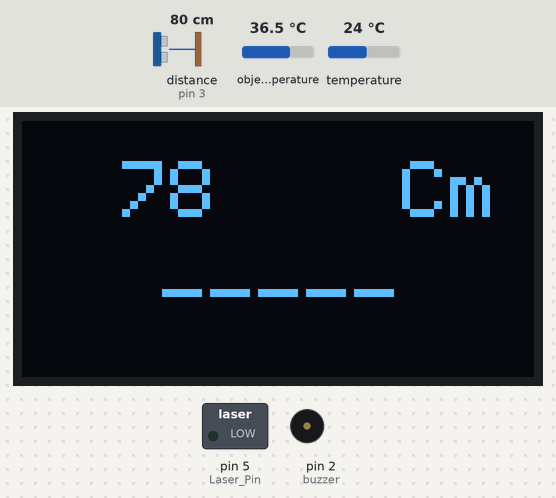
This sketch was run on a simulated Arduino Uno, built with avr-gcc and run on an emulated ATmega328P. Shown: 128×64 one-colour display, switched loads named in the sketch (green lamp = pin HIGH), buzzer (waves = sounding, pin HIGH). Wiring (inferred from the names in the program): ultrasonic range finder: trigger pin 4; echo pin 3. Inputs (shaded band) come from the test bench; at power-on: distance to the obstacle (sensor on pin 3) 80 cm, object temperature 36.5 °C, temperature 24 °C. The echo pulse lasts 58.3 µs per cm; pins used as bus, display or sensor lines are not drawn; what the sketch prints to the serial monitor is not drawn.

Above: at 1.5 s.
1.6 s: distance to the obstacle (sensor on pin 3) set to 22 cm
At 2.4 s:
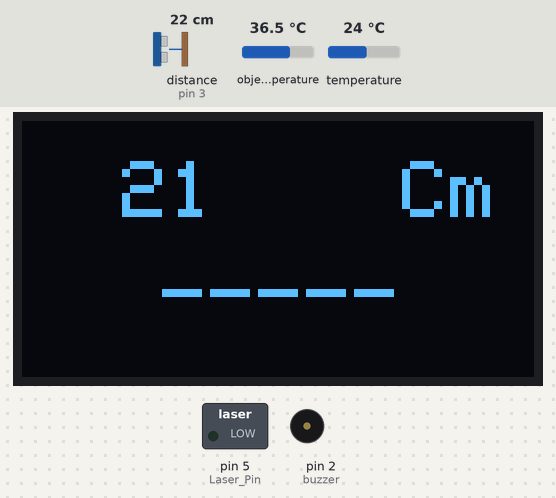
3.4 s: distance to the obstacle (sensor on pin 3) set to 18 cm
At 3.9 s:
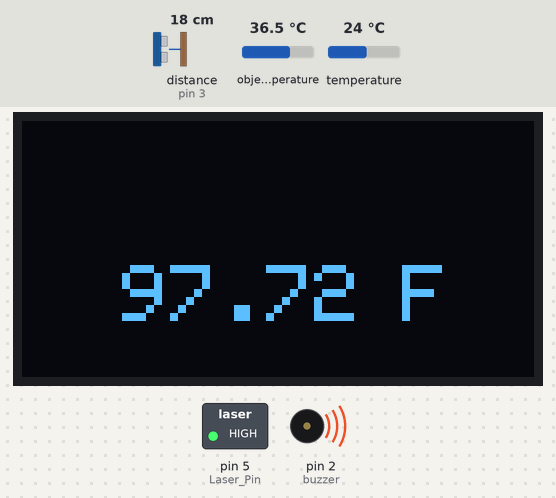
5.0 s: object temperature set to 36.9 °C
At 6.5 s:
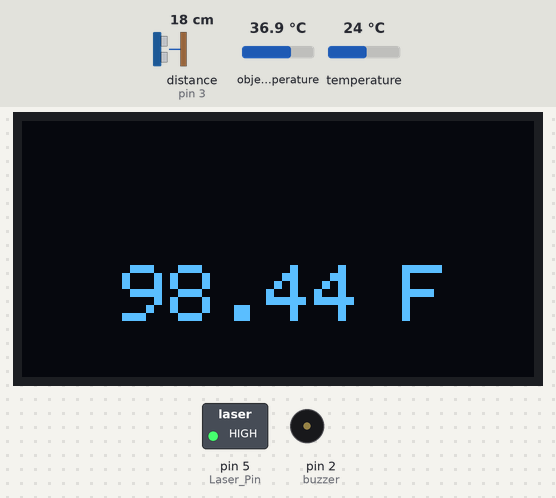
8.1 s: object temperature set to 20 °C
At 11.0 s:
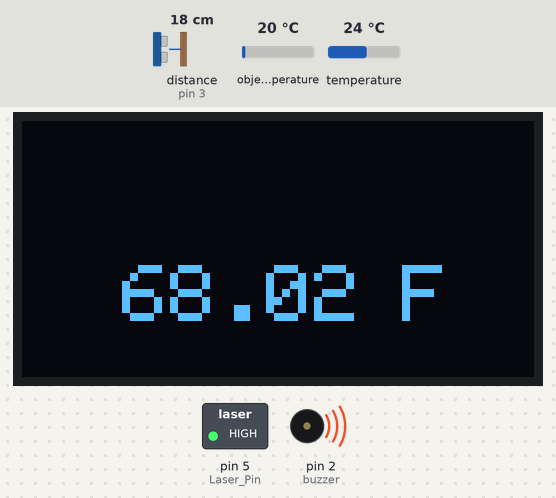
11.2 s: distance to the obstacle (sensor on pin 3) set to 35 cm
At 12.3 s:
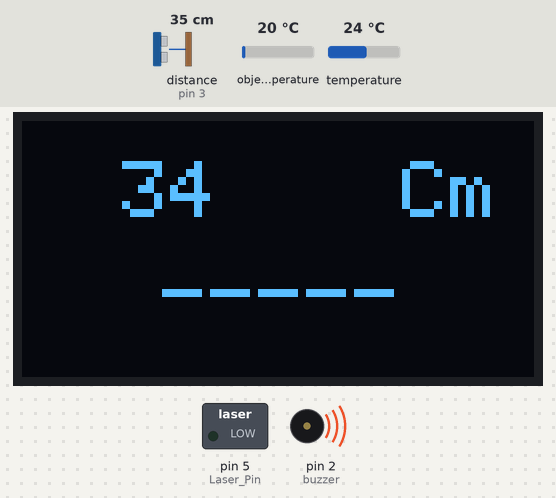
12.8 s: distance to the obstacle (sensor on pin 3) set to 2 cm
At 13.9 s:
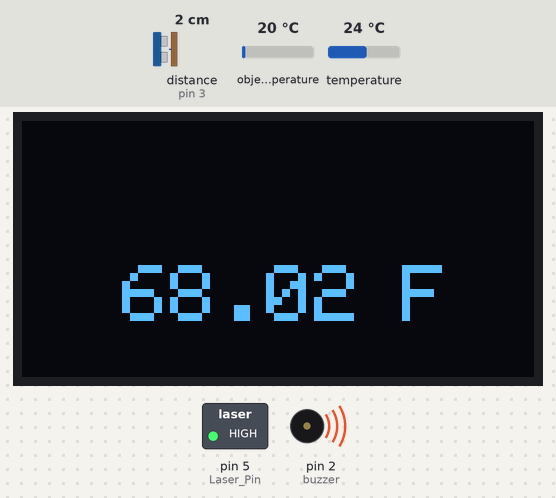
Timing chart, 0 to 15.4 s (numbered marks = the images above; inputs shaded):
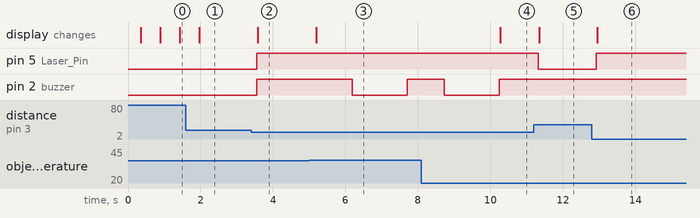

Measured:
- the behaviour switches between 21 and 20 cm on distance to the obstacle (sensor on pin 3) (found by bisection; images 1 and 2)
- the behaviour switches between 36.6 and 36.7 °C on object temperature (found by bisection; images 2 and 3)
- after the input at 1.6 s, the display: changes after 0.37 s (image 1)
- after the input at 3.4 s, pin 5 (Laser_Pin), pin 2 (buzzer): LOW → HIGH after 0.15 s; the display: changes after 0.18 s (image 2)
- after the input at 5.0 s, pin 2 (buzzer): HIGH → LOW after 1.2 s, → HIGH 1.5 s later; the display: changes after 0.19 s (image 3)
- after the input at 8.1 s, the display: changes after 2.2 s (image 4)
- after the input at 11.2 s, pin 5 (Laser_Pin): HIGH → LOW after 0.12 s; the display: changes after 0.14 s (image 5)
- after the input at 12.8 s, pin 5 (Laser_Pin): LOW → HIGH after 0.13 s; the display: changes after 0.15 s (image 6)

The sketch:

mlx_oled_ultersonic.ino
```cpp
#include <Wire.h>
#include <Adafruit_MLX90614.h>
#include <Adafruit_SSD1306.h>

#define SCREEN_WIDTH 128 // OLED display width, in pixels
#define SCREEN_HEIGHT 64 // OLED display height, in pixels

#define echoPin 3
#define trigPin 4


const int Laser_Pin=5;  //Laser Pin
const int buzzer = 2;

// Declaration for an SSD1306 display connected to I2C (SDA, SCL pins)
Adafruit_SSD1306 display(SCREEN_WIDTH, SCREEN_HEIGHT, &Wire, -1);

Adafruit_MLX90614 mlx = Adafruit_MLX90614();


long duration; // variable for the duration of sound wave travel
int distance; // variable for the distance measurement

void setup() {
  Serial.begin(9600);
  Serial.println("Adafruit MLX90614 test");

  pinMode(trigPin, OUTPUT); // Sets the trigPin as an OUTPUT
  pinMode(echoPin, INPUT); // Sets the echoPin as an INPUT

  pinMode(Laser_Pin,OUTPUT);
  pinMode(buzzer, OUTPUT);

  if(!display.begin(SSD1306_SWITCHCAPVCC, 0x3C)) { // Address 0x3D for 128x64
    Serial.println(F("SSD1306 allocation failed"));
    for(;;);
  }


  display.clearDisplay();
  display.setRotation(2);
  display.setTextSize(1);
  display.setTextColor(WHITE);
  display.setCursor(0, 35);
  display.println("Initializing Temp");
  display.display();
  delay(250);
  display.clearDisplay();

  mlx.begin();

}

void loop() {


 digitalWrite(trigPin, LOW);
  delayMicroseconds(2);
 digitalWrite(trigPin, HIGH);
  delayMicroseconds(10);
  digitalWrite(trigPin, LOW);
  duration = pulseIn(echoPin, HIGH);
  distance = duration * 0.034 / 2; // Speed of sound wave divided by 2 (go and back)

  Serial.print("Ambient = "); Serial.print(mlx.readAmbientTempC());
  Serial.print("*C\tObject = "); Serial.print(mlx.readObjectTempC()); Serial.println("*C");
  Serial.print("Ambient = "); Serial.print(mlx.readAmbientTempF());
  Serial.print("*F\tObject = "); Serial.print(mlx.readObjectTempF()); Serial.println("*F");
   display.clearDisplay();
    display.setTextSize(2);  //Size 2 means each pixel is 12 width and 16 high
    display.setCursor(25, 10);
    display.print(distance);
    display.setCursor(95, 10);
    display.print("Cm");
  // check if the pushbutton is pressed. If it is, the buttonState is HIGH:
  if (distance<20) {

    digitalWrite(Laser_Pin, HIGH);
    digitalWrite(buzzer, HIGH);
    display.clearDisplay();
    /*display.setTextSize(2);  //Size 2 means each pixel is 12 width and 16 high
    display.setCursor(25, 10);
    display.print(mlx.readObjectTempC());
    display.setCursor(95, 10);
    display.print("C");*/
    display.setTextSize(2);
    display.setCursor(25, 36);
    display.print(mlx.readObjectTempF());
    display.setCursor(95, 36);
    display.print("F");
    display.display();
    if(mlx.readObjectTempF()>98)
    {
      digitalWrite(buzzer, HIGH);
      delay(1000);
      digitalWrite(buzzer, LOW);
      delay(1000);
      }

  } else {
    // turn LED off:
    digitalWrite(Laser_Pin, LOW);
   /*
    display.clearDisplay();
    display.setTextSize(2);  //Size 2 means each pixel is 12 width and 16 high
    display.setCursor(35, 10);
    display.print("-----");
    display.setCursor(105, 10);
    */
    display.print("");
    display.setTextSize(2);
    display.setCursor(35, 36);
    display.print("-----");
    display.setCursor(105, 36);
    display.print("");
    display.display();


  }

  Serial.println();
  delay(500);
}
```
